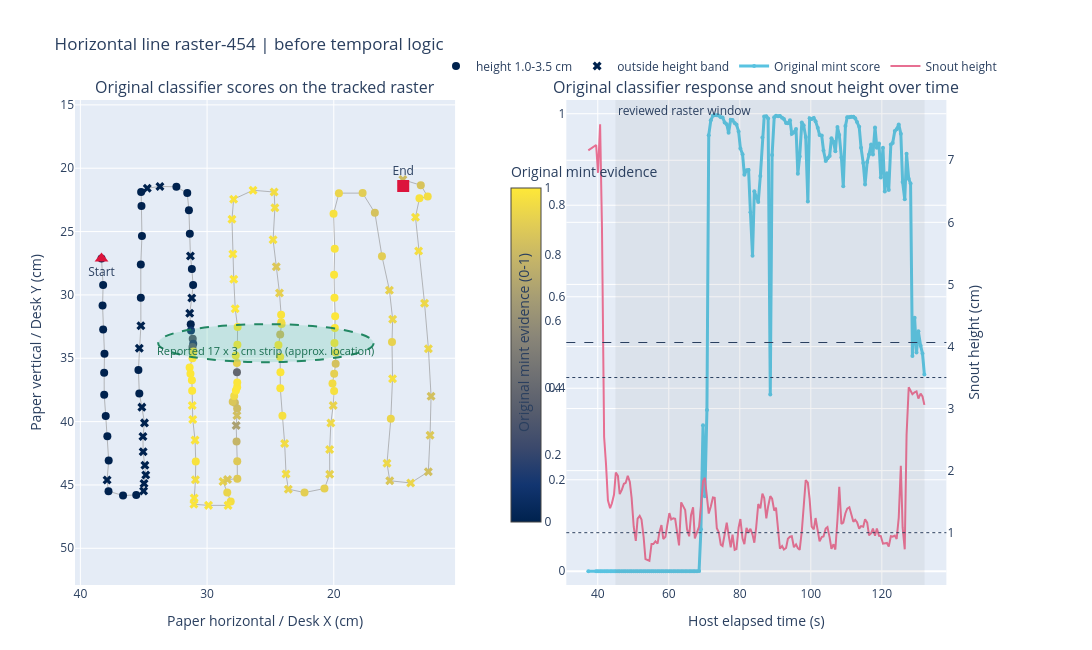

The notebook cell saved with this chart:
### Code cell
ACTIVE_MINT_COLOR = '#59c3e1'
RECOVERY_COLOR = '#78c98d'
SNOUT_HEIGHT_COLOR = '#e76f92'

before_figure = make_subplots(
    rows=1, cols=2, specs=[[{}, {'secondary_y': True}]],
    subplot_titles=(
        'Original classifier scores on the tracked raster',
        'Original classifier response and snout height over time',
    ), horizontal_spacing=0.12,
)
add_spatial_score(before_figure, 'original_mint_score', 'Original mint evidence')
before_figure.add_trace(go.Scatter(
    x=raster_all['elapsed_s'], y=raster_all['original_mint_score'], mode='lines+markers',
    name='Original mint score', marker=dict(size=4, color=ACTIVE_MINT_COLOR),
    line=dict(width=3, color=ACTIVE_MINT_COLOR),
), row=1, col=2, secondary_y=False)
before_figure.add_trace(go.Scatter(
    x=raster_all['elapsed_s'], y=raster_all['height'], mode='lines',
    name='Snout height', line=dict(width=2, color=SNOUT_HEIGHT_COLOR),
), row=1, col=2, secondary_y=True)
before_figure.add_vrect(
    x0=RASTER_WINDOW_S[0], x1=RASTER_WINDOW_S[1], fillcolor='rgba(100,100,100,0.08)',
    line_width=0, annotation_text='reviewed raster window', annotation_position='top left',
    row=1, col=2,
)
before_figure.add_hline(y=0.5, line_dash='dash', line_width=1, row=1, col=2, secondary_y=False)
before_figure.add_hline(y=HEIGHT_BAND_CM[0], line_dash='dot', line_width=1, row=1, col=2, secondary_y=True)
before_figure.add_hline(y=HEIGHT_BAND_CM[1], line_dash='dot', line_width=1, row=1, col=2, secondary_y=True)
before_figure.update_xaxes(title_text='Host elapsed time (s)', row=1, col=2)
before_figure.update_yaxes(title_text='Original mint evidence (0-1)', range=[-0.03, 1.03], row=1, col=2, secondary_y=False)
before_figure.update_yaxes(title_text='Snout height (cm)', row=1, col=2, secondary_y=True)
before_figure.update_layout(
    title=f'{RASTER_DISPLAY_NAME} | before temporal logic',
    height=650, width=1250, margin=dict(l=75, r=90, t=100, b=65),
    legend=dict(orientation='h', yanchor='bottom', y=1.04, xanchor='right', x=1),
)
before_figure.show()

### Figure 1 — Plotly figure (JSON) as saved in the notebook; plotly's stock layout.template omitted (floating-point values rounded to 4 significant figures; data arrays with more than 128 entries replaced by an {"elided": "..."} marker saying what was removed)
{"data": [{"hoverinfo": "skip", "line": {"color": "rgba(150,150,150,0.65)", "width": 1}, "mode": "lines", "showlegend": false, "type": "scatter", "x": {"elided": "157 float values"}, "xaxis": "x", "y": {"elided": "157 float values"}, "yaxis": "y"}, {"customdata": {"elided": "97x6 float values"}, "hovertemplate": "x %{x:.1f} cm<br>y %{y:.1f} cm<br>displayed score %{marker.color:.3f}<br>height %{customdata[0]:.2f} cm<br>odor presence %{customdata[1]:.3f}<br>raw temporal active %{customdata[2]:.3f}<br>presence-gated active %{customdata[3]:.3f}<br>recovery %{customdata[4]:.3f}<br>no active mint %{customdata[5]:.3f}<extra></extra>", "marker": {"cmax": 1, "cmin": 0, "color": [3.416e-12, 7.717e-11, 3.391e-11, 7.721e-10, 6.542e-12, 1.289e-09, 2.193e-11, 2.182e-10, 4.203e-14, 1.239e-14, 2.304e-14, 1.693e-14, 2.087e-13, 7.809e-14, 3.66e-12, 2.097e-10, 1.088e-08, 6.619e-10, 2.295e-10, 5.052e-12, 1.438e-12, 4.051e-15, 3.03e-13, 2.131e-13, 4.416e-12, 1.004e-09, 0.0005247, 0.09188, 0.3191, 0.1638, 0.3523, 0.9532, 0.9857, 0.996, 0.9967, 0.9964, 0.996, 0.9769, 0.9614, 0.9241, 0.8762, 0.8771, 0.7849, 0.8189, 0.807, 0.8639, 0.9478, 0.9942, 0.9943, 0.9896, 0.3861, 0.91, 0.9924, 0.9955, 0.9943, 0.9806, 0.9748, 0.9493, 0.8082, 0.9899, 0.9882, 0.9909, 0.9836, 0.9692, 0.8967, 0.9028, 0.971, 0.9538, 0.9043, 0.8415, 0.9729, 0.9923, 0.9923, 0.9933, 0.9936, 0.99, 0.9821, 0.9714, 0.9258, 0.8922, 0.8455, 0.8945, 0.9111, 0.9258, 0.9766, 0.9564, 0.8509, 0.9124, 0.8577, 0.8475, 0.4705, 0.554, 0.4781, 0.5243, 0.4929, 0.4759, 0.4302], "colorbar": {"len": 0.78, "title": {"text": "Original mint evidence"}, "x": 0.46}, "colorscale": [[0, "#00224e"], [0.1111, "#123570"], [0.2222, "#3b496c"], [0.3333, "#575d6d"], [0.4444, "#707173"], [0.5556, "#8a8678"], [0.6667, "#a59c74"], [0.7778, "#c3b369"], [0.8889, "#e1cc55"], [1, "#fee838"]], "showscale": true, "size": 8, "symbol": "circle"}, "mode": "markers", "name": "height 1.0-3.5 cm", "type": "scatter", "x": [38.33, 38.21, 38.25, 38.2, 38.1, 38.12, 38.12, 38.0, 37.87, 37.77, 37.78, 36.63, 35.59, 35.35, 35.42, 35.23, 35.23, 35.14, 35.18, 35.21, 32.42, 31.56, 31.43, 31.36, 31.2, 31.1, 31.29, 31.27, 31.13, 31.09, 31.15, 31.08, 31.15, 31.38, 31.31, 31.2, 31.18, 30.89, 28.13, 28.41, 27.61, 27.62, 27.67, 27.63, 27.81, 27.98, 27.86, 27.72, 27.63, 27.62, 27.64, 27.65, 27.74, 27.61, 27.59, 24.16, 24.15, 24.12, 24.23, 24.37, 24.23, 24.21, 24.22, 24.05, 22.31, 20.74, 19.97, 20.1, 19.97, 19.85, 19.84, 19.95, 19.92, 19.89, 19.94, 19.98, 19.92, 20.02, 19.59, 17.73, 16.76, 16.2, 15.4, 15.5, 13.24, 12.58, 13.13, 14.61, 14.63, 14.59, 14.57, 14.57, 14.56, 14.57, 14.59, 14.52, 14.52], "xaxis": "x", "y": [27.13, 29.22, 30.84, 32.73, 34.65, 36.14, 37.87, 39.56, 41.15, 43.08, 45.49, 45.84, 45.79, 37.77, 35.92, 30.22, 27.59, 25.35, 22.97, 21.88, 21.47, 21.96, 23.32, 25.18, 27.96, 29.23, 32.32, 32.82, 33.46, 33.86, 34.11, 34.47, 35.0, 35.72, 36.21, 36.74, 37.57, 43.15, 46.3, 45.6, 44.51, 43.13, 41.56, 38.96, 38.51, 38.43, 37.98, 37.55, 37.28, 36.92, 36.11, 35.38, 34.78, 33.93, 32.53, 31.56, 32.16, 32.3, 33.12, 33.96, 34.9, 36.1, 37.37, 39.53, 45.6, 45.28, 37.58, 36.98, 36.23, 35.44, 34.55, 33.79, 32.62, 31.68, 30.22, 28.4, 26.36, 23.59, 21.97, 21.97, 23.52, 26.94, 33.71, 39.78, 22.38, 22.24, 21.35, 21.22, 21.35, 21.32, 21.37, 21.37, 21.3, 21.33, 21.42, 21.44, 21.4], "yaxis": "y"}, {"customdata": {"elided": "60x6 float values"}, "hovertemplate": "x %{x:.1f} cm<br>y %{y:.1f} cm<br>displayed score %{marker.color:.3f}<br>height %{customdata[0]:.2f} cm<br>odor presence %{customdata[1]:.3f}<br>raw temporal active %{customdata[2]:.3f}<br>presence-gated active %{customdata[3]:.3f}<br>recovery %{customdata[4]:.3f}<br>no active mint %{customdata[5]:.3f}<extra></extra>", "marker": {"cmax": 1, "cmin": 0, "color": [5.805e-14, 1.118e-12, 3.555e-12, 2.788e-11, 1.826e-12, 1.103e-10, 1.745e-10, 5.541e-12, 1.595e-11, 4.937e-11, 1.677e-10, 7.72e-14, 2.748e-11, 4.69e-11, 1.754e-11, 1.485e-06, 0.9924, 0.9919, 0.9811, 0.9586, 0.987, 0.9862, 0.9795, 0.9765, 0.9115, 0.8666, 0.6898, 0.8304, 0.9949, 0.9912, 0.9884, 0.98, 0.979, 0.9856, 0.9561, 0.9591, 0.9666, 0.8689, 0.9067, 0.9533, 0.9523, 0.9195, 0.9079, 0.9462, 0.9387, 0.9179, 0.9107, 0.9326, 0.97, 0.9347, 0.8605, 0.9255, 0.8298, 0.8699, 0.8335, 0.9326, 0.9359, 0.9623, 0.9663, 0.8129], "colorscale": [[0, "#00224e"], [0.1111, "#123570"], [0.2222, "#3b496c"], [0.3333, "#575d6d"], [0.4444, "#707173"], [0.5556, "#8a8678"], [0.6667, "#a59c74"], [0.7778, "#c3b369"], [0.8889, "#e1cc55"], [1, "#fee838"]], "showscale": false, "size": 8, "symbol": "x"}, "mode": "markers", "name": "outside height band", "type": "scatter", "x": [37.89, 35.01, 34.98, 34.84, 34.91, 35.05, 35.06, 34.94, 35.15, 35.35, 35.22, 34.72, 33.72, 31.31, 31.21, 31.37, 31.17, 31.13, 30.95, 30.92, 31.02, 31.04, 29.89, 28.35, 28.74, 28.39, 27.7, 27.64, 27.78, 27.89, 27.97, 28.03, 27.91, 26.37, 24.71, 24.65, 24.79, 24.54, 24.28, 23.88, 23.77, 23.59, 20.32, 20.33, 20.23, 20.05, 15.61, 15.35, 15.36, 15.8, 15.58, 13.93, 12.53, 12.4, 12.32, 12.53, 12.84, 13.3, 13.55, 14.55], "xaxis": "x", "y": [44.61, 45.48, 44.88, 44.21, 43.45, 42.38, 41.18, 40.1, 38.86, 34.21, 32.43, 21.58, 21.44, 26.93, 30.24, 31.45, 38.73, 39.84, 41.46, 44.59, 46.02, 46.53, 46.61, 46.61, 44.74, 44.57, 40.3, 39.52, 31.09, 28.77, 26.77, 24.04, 22.45, 21.74, 21.88, 23.11, 25.65, 27.77, 29.85, 41.72, 44.14, 45.33, 44.16, 42.21, 40.12, 38.73, 29.63, 31.92, 36.62, 43.28, 44.67, 44.84, 43.95, 41.08, 38.0, 34.25, 30.65, 26.53, 23.86, 20.9], "yaxis": "y"}, {"marker": {"color": "crimson", "size": 12, "symbol": "triangle-up"}, "mode": "markers+text", "showlegend": false, "text": ["Start"], "textposition": "bottom center", "type": "scatter", "x": [38.33], "xaxis": "x", "y": [27.13], "yaxis": "y"}, {"marker": {"color": "crimson", "size": 12, "symbol": "square"}, "mode": "markers+text", "showlegend": false, "text": ["End"], "textposition": "top center", "type": "scatter", "x": [14.52], "xaxis": "x", "y": [21.4], "yaxis": "y"}, {"line": {"color": "#59c3e1", "width": 3}, "marker": {"color": "#59c3e1", "size": 4}, "mode": "lines+markers", "name": "Original mint score", "type": "scatter", "x": {"elided": "168 float values"}, "xaxis": "x2", "y": {"elided": "168 float values"}, "yaxis": "y2"}, {"line": {"color": "#e76f92", "width": 2}, "mode": "lines", "name": "Snout height", "type": "scatter", "x": {"elided": "168 float values"}, "xaxis": "x2", "y": {"elided": "168 float values"}, "yaxis": "y3"}], "layout": {"annotations": [{"font": {"size": 16}, "showarrow": false, "text": "Original classifier scores on the tracked raster", "x": 0.205, "xanchor": "center", "xref": "paper", "y": 1, "yanchor": "bottom", "yref": "paper"}, {"font": {"size": 16}, "showarrow": false, "text": "Original classifier response and snout height over time", "x": 0.735, "xanchor": "center", "xref": "paper", "y": 1, "yanchor": "bottom", "yref": "paper"}, {"font": {"color": "rgb(25, 110, 80)", "size": 11}, "showarrow": false, "text": "Reported 17 x 3 cm strip (approx. location)", "x": 25.36, "xref": "x", "y": 35.31, "yref": "y", "yshift": 12}, {"showarrow": false, "text": "reviewed raster window", "x": 45, "xanchor": "left", "xref": "x2", "y": 1, "yanchor": "top", "yref": "y2 domain"}], "height": 650, "legend": {"orientation": "h", "x": 1, "xanchor": "right", "y": 1.04, "yanchor": "bottom"}, "margin": {"b": 65, "l": 75, "r": 90, "t": 100}, "shapes": [{"fillcolor": "rgba(63, 191, 143, 0.20)", "layer": "above", "line": {"color": "rgba(25, 130, 92, 0.95)", "dash": "dash", "width": 2}, "type": "circle", "x0": 16.86, "x1": 33.86, "xref": "x", "y0": 32.31, "y1": 35.31, "yref": "y"}, {"fillcolor": "rgba(100,100,100,0.08)", "line": {"width": 0}, "type": "rect", "x0": 45, "x1": 132, "xref": "x2", "y0": 0, "y1": 1, "yref": "y2 domain"}, {"line": {"dash": "dash", "width": 1}, "type": "line", "x0": 0, "x1": 1, "xref": "x2 domain", "y0": 0.5, "y1": 0.5, "yref": "y2"}, {"line": {"dash": "dot", "width": 1}, "type": "line", "x0": 0, "x1": 1, "xref": "x2 domain", "y0": 1, "y1": 1, "yref": "y3"}, {"line": {"dash": "dot", "width": 1}, "type": "line", "x0": 0, "x1": 1, "xref": "x2 domain", "y0": 3.5, "y1": 3.5, "yref": "y3"}], "title": {"text": "Horizontal line raster-454 | before temporal logic"}, "width": 1250, "xaxis": {"anchor": "y", "autorange": "reversed", "domain": [0, 0.41], "title": {"text": "Paper horizontal / Desk X (cm)"}}, "xaxis2": {"anchor": "y2", "domain": [0.53, 0.94], "title": {"text": "Host elapsed time (s)"}}, "yaxis": {"anchor": "x", "autorange": "reversed", "domain": [0, 1], "scaleanchor": "x", "scaleratio": 1, "title": {"text": "Paper vertical / Desk Y (cm)"}}, "yaxis2": {"anchor": "x2", "domain": [0, 1], "range": [-0.03, 1.03], "title": {"text": "Original mint evidence (0-1)"}}, "yaxis3": {"anchor": "x2", "overlaying": "y2", "side": "right", "title": {"text": "Snout height (cm)"}}}}
